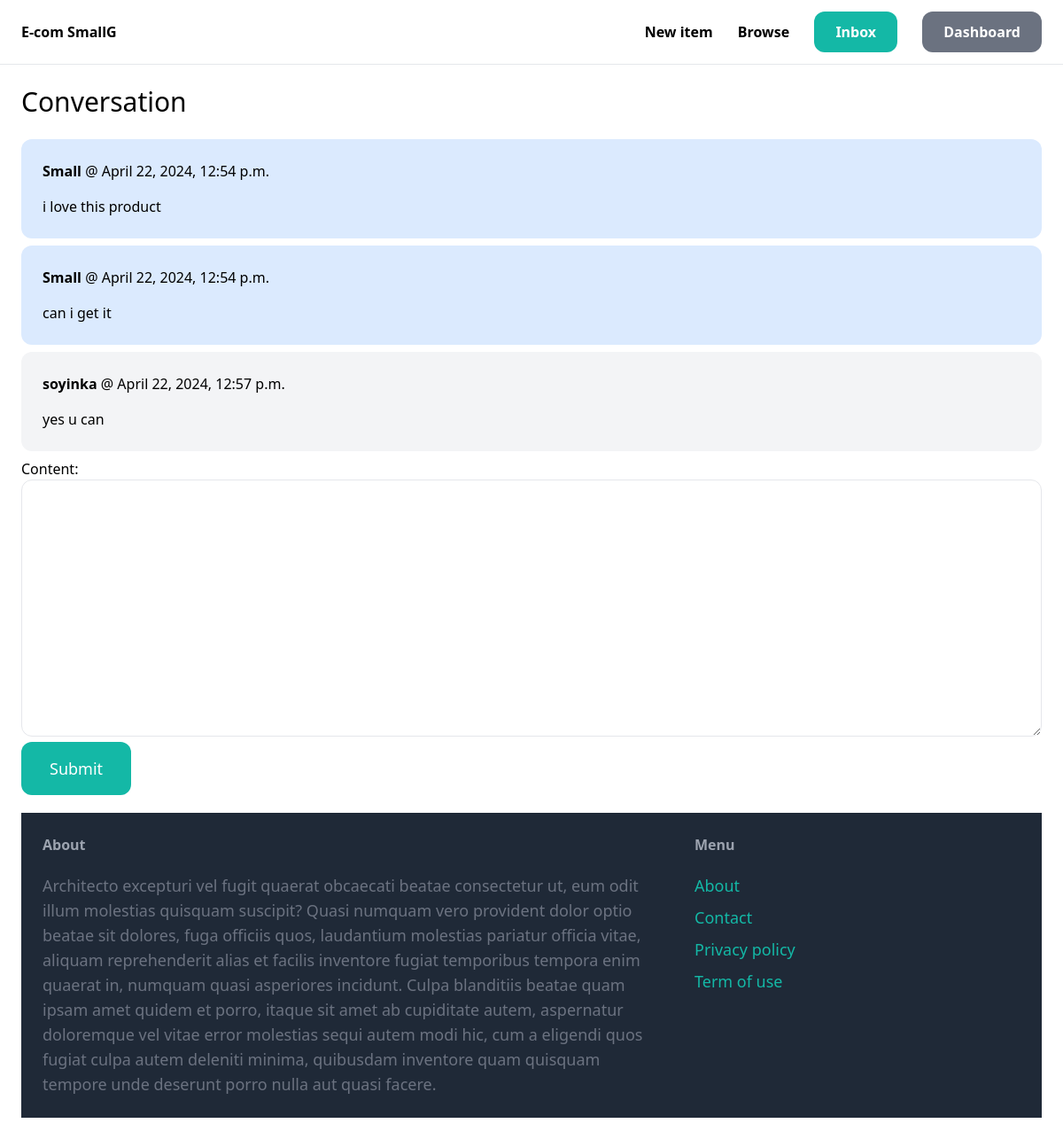
/inbox/13/ (signed in), run on the app's committed database.
### conversation/models.py (models this page shows)
class ConversationMessage(models.Model):
    conversation = models.ForeignKey(Conversation, related_name='messages', on_delete=models.CASCADE)
    content= models.TextField()
    created_at = models.DateTimeField(auto_now_add=True)
    created_by = models.ForeignKey(User, related_name='created_messages', on_delete=models.CASCADE)

### conversation/views.py (the view)
# urls.py: path('<int:pk>/', views.detail, name='detail' ),
@login_required
def detail(request, pk):
    conversation = Conversation.objects.filter(members__in=[request.user.id]).get(pk=pk)
    if request.method== "POST":
        form = ConversationMessageForm(request.POST)
        if form.is_valid():
            conversation_message = form.save(commit=False)
            conversation_message.conversation = conversation
            conversation_message.created_by = request.user
            conversation_message.save()
            conversation.save()
            return redirect('conversation:detail', pk=pk)
    else:
        form = ConversationMessageForm()
    return render(request, 'conversation/detail.html',{
        'conversation': conversation,
        'form':form,
    })

### conversation/forms.py
class ConversationMessageForm(forms.ModelForm):
    class Meta:
        model = ConversationMessage
        fields = ('content',)
        widgets= {
            'content': forms.Textarea(attrs={
                'class': 'w-full py-4 py-6 rounded-xl border'
            })
        }

### conversation/templates/conversation/detail.html (shortened to what this page needs)
{% extends "core/base.html" %}
{% block body %}
    <h1 class="mb-6 text-3xl">Conversation</h1>
    <div class="space-6">
        {% for message in conversation.messages.all %}
            <div class="p-6 flex mb-2 {% if message.created_by == request.user %} bg-blue-100 {% else  %}bg-gray-100{% endif %} rounded-xl">
                <div>
                    <p class="mb-4"><strong>{{ message.created_by.username }}</strong> @ {{message.created_at}}</p>
                    <p>{{ message.content }}</p>
                </div>
            </div>
        {% endfor %}
    <div>
        <form method="post" action=".">
            {{ form.as_p}}
            <button class='py-4 px-8 text-lg bg-teal-500 hover:bg-teal-700 rounded-xl text-white'>Submit</button>
        </form>
{% endblock%}

### data on the page
ConversationMessage: created_by.username "Small", created_at "April 22, 2024, 12:54 p.m.", content "i love this product"
ConversationMessage: created_by.username "Small", created_at "April 22, 2024, 12:54 p.m.", content "can i get it"
ConversationMessage: created_by.username "soyinka", created_at "April 22, 2024, 12:57 p.m.", content "yes u can"
